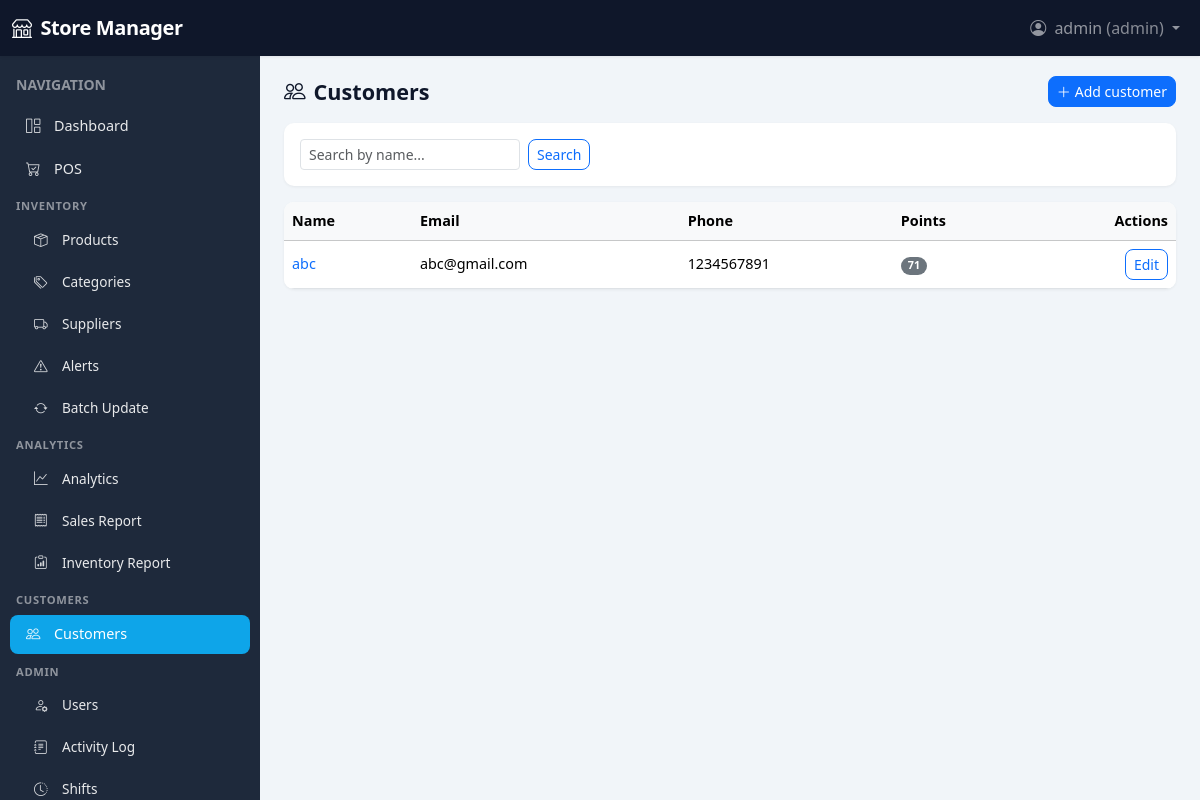
Page /customers/ (signed in) on the committed database.
### app/models/user.py (models this page shows, shortened)
class User(UserMixin, db.Model):
    __tablename__ = "users"
    id = db.Column(db.Integer, primary_key=True)
    username = db.Column(db.String(80), unique=True, nullable=False, index=True)
    password_hash = db.Column(db.String(256), nullable=False)
    role = db.Column(db.String(20), nullable=False, default="cashier")  # admin, manager, cashier
    full_name = db.Column(db.String(120), nullable=True)
    email = db.Column(db.String(120), nullable=True)
    active = db.Column(db.Boolean, default=True)
    created_at = db.Column(db.DateTime, default=datetime.utcnow)
    sales = db.relationship("Sale", backref="user", lazy="dynamic", foreign_keys="Sale.user_id")
    activity_logs = db.relationship("ActivityLog", backref="user", lazy="dynamic")
    shifts = db.relationship("Shift", backref="user", lazy="dynamic")
    ROLES = ("admin", "manager", "cashier")
    def is_admin(self) -> bool:
        return self.role == "admin"
    def is_manager_or_above(self) -> bool:
        return self.role in ("admin", "manager")

### app/models/customer.py (models this page shows, shortened)
class Customer(db.Model):
    __tablename__ = "customers"
    id = db.Column(db.Integer, primary_key=True)
    name = db.Column(db.String(120), nullable=False, index=True)
    email = db.Column(db.String(120), nullable=True)
    phone = db.Column(db.String(30), nullable=True)
    loyalty_points = db.Column(db.Integer, default=0)
    created_at = db.Column(db.DateTime, default=datetime.utcnow)
    sales = db.relationship("Sale", backref="customer", lazy="dynamic")

### app/routes/customers.py (the view)
@customers_bp.route("/")
@login_required
@manager_required
def customer_list():
    search = (request.args.get("search") or "").strip() or None
    q = Customer.query
    if search:
        term = f"%{search}%"
        q = q.filter(or_(Customer.name.ilike(term), Customer.email.ilike(term), Customer.phone.ilike(term)))
    customers = q.order_by(Customer.name).limit(200).all()
    return render_template("customers/list.html", customers=customers, search=search)

### app/templates/customers/list.html (shortened to what this page needs)
{% extends "base.html" %}
{% block content %}
<div class="page-header d-flex flex-wrap justify-content-between align-items-center gap-2 mb-3">
  <h1 class="h4 mb-0"><i class="bi bi-people me-2"></i>Customers</h1>
  <a href="{{ url_for('customers.customer_add') }}" class="btn btn-primary btn-sm"><i class="bi bi-plus-lg me-1"></i>Add customer</a>
</div>
<form method="get" class="card p-3 mb-3">
  <div class="row g-2 align-items-end">
    <div class="col-auto"><input type="text" name="search" class="form-control form-control-sm" placeholder="Search by name..." value="{{ search or '' }}" style="min-width: 180px;"></div>
    <div class="col-auto"><button type="submit" class="btn btn-outline-primary btn-sm">Search</button></div>
  </div>
</form>
<div class="card overflow-hidden">
  <div class="table-responsive">
    <table class="table table-hover align-middle mb-0">
      <thead class="table-light"><tr><th>Name</th><th>Email</th><th>Phone</th><th>Points</th><th class="text-end">Actions</th></tr></thead>
      <tbody>
        {% for c in customers %}
        <tr>
          <td><a href="{{ url_for('customers.customer_detail', customer_id=c.id) }}" class="text-decoration-none fw-medium">{{ c.name }}</a></td>
          <td>{{ c.email or '-' }}</td>
          <td>{{ c.phone or '-' }}</td>
          <td><span class="badge bg-secondary rounded-pill">{{ c.loyalty_points }}</span></td>
          <td class="text-end"><a href="{{ url_for('customers.customer_edit', customer_id=c.id) }}" class="btn btn-sm btn-outline-primary">Edit</a></td>
        </tr>
        {% else %}
        <tr><td colspan="5" class="text-muted text-center py-4">No customers found.</td></tr>
        {% endfor %}
      </tbody>
    </table>
  </div>
</div>
{% endblock %}

### app/templates/base.html (shortened to what this page needs)
<!DOCTYPE html>
<html lang="en">
<head>
  <link href="https://cdn.jsdelivr.net/npm/bootstrap@5.3.2/dist/css/bootstrap.min.css" rel="stylesheet">
  <link href="https://cdn.jsdelivr.net/npm/bootstrap-icons@1.11.1/font/bootstrap-icons.css" rel="stylesheet">
</head>
<body>
  <nav class="navbar navbar-expand-lg navbar-dark fixed-top" style="height: var(--navbar-height);">
    <div class="container-fluid">
      <a class="navbar-brand" href="{{ url_for('main.dashboard') }}"><i class="bi bi-shop me-1"></i> Store Manager</a>
      <div class="collapse navbar-collapse" id="navMain">
        <ul class="navbar-nav ms-auto">
          {% if current_user.is_authenticated %}
          <li class="nav-item dropdown">
            <a class="nav-link dropdown-toggle" href="#" id="userMenu" role="button" data-bs-toggle="dropdown">
              <i class="bi bi-person-circle me-1"></i> {{ current_user.username }} <span class="text-white-50">({{ current_user.role }})</span>
            </a>
          </li>
          {% endif %}
        </ul>
      </div>
    </div>
  </nav>
  <div class="d-flex">
    {% if current_user.is_authenticated %}
    <aside class="sidebar flex-shrink-0" id="sidebar">
      <div class="p-3 pb-0">
        <span class="text-white-50 small text-uppercase fw-semibold">Navigation</span>
      </div>
      <ul class="nav flex-column py-2">
        <li class="nav-item">
          <a class="nav-link {{ 'active' if request.endpoint == 'main.dashboard' else '' }}" href="{{ url_for('main.dashboard') }}">
            <i class="bi bi-grid-1x2 me-2"></i>Dashboard
          </a>
        </li>
        <li class="nav-item">
          <a class="nav-link {{ 'active' if request.endpoint and request.endpoint.startswith('pos.') else '' }}" href="{{ url_for('pos.index') }}">
            <i class="bi bi-cart-check me-2"></i>POS
          </a>
        </li>
        <li class="nav-section-label">Inventory</li>
        <li class="nav-item">
          <a class="nav-link sub {{ 'active' if request.endpoint in ['inventory.product_list', 'inventory.product_add', 'inventory.product_edit'] else '' }}" href="{{ url_for('inventory.product_list') }}">
            <i class="bi bi-box-seam me-2"></i>Products
          </a>
        </li>
        {% if current_user.is_manager_or_above() %}
        <li class="nav-item">
          <a class="nav-link sub {{ 'active' if request.endpoint in ['inventory.category_list', 'inventory.category_add', 'inventory.category_edit'] else '' }}" href="{{ url_for('inventory.category_list') }}">
            <i class="bi bi-tags me-2"></i>Categories
          </a>
        </li>
        <li class="nav-item">
          <a class="nav-link sub {{ 'active' if request.endpoint in ['inventory.supplier_list', 'inventory.supplier_add', 'inventory.supplier_edit'] else '' }}" href="{{ url_for('inventory.supplier_list') }}">
            <i class="bi bi-truck me-2"></i>Suppliers
          </a>
        </li>
        <li class="nav-item">
          <a class="nav-link sub {{ 'active' if request.endpoint == 'inventory.alerts' else '' }}" href="{{ url_for('inventory.alerts') }}">
            <i class="bi bi-exclamation-triangle me-2"></i>Alerts
          </a>
        </li>
        <li class="nav-item">
          <a class="nav-link sub {{ 'active' if request.endpoint == 'inventory.batch_update' else '' }}" href="{{ url_for('inventory.batch_update') }}">
            <i class="bi bi-arrow-repeat me-2"></i>Batch Update
          </a>
        </li>
        <li class="nav-section-label">Analytics</li>
        <li class="nav-item">
          <a class="nav-link sub {{ 'active' if request.endpoint == 'analytics.dashboard' else '' }}" href="{{ url_for('analytics.dashboard') }}">
            <i class="bi bi-graph-up me-2"></i>Analytics
          </a>
        </li>
        <li class="nav-item">
          <a class="nav-link sub {{ 'active' if request.endpoint == 'analytics.sales_report_page' else '' }}" href="{{ url_for('analytics.sales_report_page') }}">
            <i class="bi bi-receipt me-2"></i>Sales Report
          </a>
        </li>
        <li class="nav-item">
          <a class="nav-link sub {{ 'active' if request.endpoint == 'analytics.inventory_report' else '' }}" href="{{ url_for('analytics.inventory_report') }}">
            <i class="bi bi-clipboard-data me-2"></i>Inventory Report
          </a>
        </li>
        {% endif %}
        {% if current_user.is_manager_or_above() %}
        <li class="nav-section-label">Customers</li>
        <li class="nav-item">
          <a class="nav-link {{ 'active' if request.endpoint and request.endpoint.startswith('customers.') else '' }}" href="{{ url_for('customers.customer_list') }}">
            <i class="bi bi-people me-2"></i>Customers
          </a>
        </li>
        {% endif %}
        {% if current_user.is_admin() %}
        <li class="nav-section-label">Admin</li>
        <li class="nav-item">
          <a class="nav-link sub {{ 'active' if request.endpoint == 'users.user_list' else '' }}" href="{{ url_for('users.user_list') }}">
            <i class="bi bi-person-gear me-2"></i>Users
          </a>
        </li>
        <li class="nav-item">
          <a class="nav-link sub {{ 'active' if request.endpoint == 'users.activity_log' else '' }}" href="{{ url_for('users.activity_log') }}">
            <i class="bi bi-journal-text me-2"></i>Activity Log
          </a>
        </li>
        <li class="nav-item">
          <a class="nav-link sub {{ 'active' if request.endpoint == 'users.shift_list' else '' }}" href="{{ url_for('users.shift_list') }}">
            <i class="bi bi-clock-history me-2"></i>Shifts
          </a>
        </li>
        {% endif %}
      </ul>
    </aside>
    {% endif %}
    <div class="main-wrap flex-grow-1">
      <main class="main-content">
        {% block content %}{% endblock %}
      </main>
    </div>
  </div>
</body>
</html>

### app/templates/base.html (style rules this page uses)
:root { --sidebar-width: 260px; --navbar-height: 56px; --sidebar-bg: #1e293b; --sidebar-hover: rgba(255,255,255,.08); --sidebar-active: #0ea5e9; --sidebar-text: rgba(255,255,255,.9); --content-bg: #f1f5f9; --card-shadow: 0 1px 3px rgba(0,0,0,.06); --card-radius: 10px; }
body { min-height: 100vh; background: var(--content-bg); font-family: system-ui, -apple-system, sans-serif; }
.navbar { box-shadow: 0 1px 3px rgba(0,0,0,.08); background: #0f172a !important; }
.navbar-brand { font-weight: 600; letter-spacing: -0.02em; }
.sidebar { width: var(--sidebar-width); min-height: calc(100vh - var(--navbar-height)); background: var(--sidebar-bg); position: fixed; left: 0; top: var(--navbar-height); z-index: 1020; overflow-y: auto; transition: transform .2s ease, box-shadow .2s ease; }
.sidebar .nav-section-label { color: rgba(255,255,255,.5); font-size: .7rem; font-weight: 600; text-transform: uppercase; letter-spacing: .06em; padding: .5rem 1rem .25rem; }
.sidebar .nav-link { color: var(--sidebar-text); padding: .55rem 1rem; border-radius: 8px; margin: 2px 10px; font-size: .9rem; display: flex; align-items: center; }
.sidebar .nav-link i { opacity: .9; width: 1.25rem; }
.sidebar .nav-link.active { background: var(--sidebar-active); color: #fff; }
.sidebar .nav-link.sub { padding-left: 1.5rem; font-size: .85rem; }
.main-wrap { margin-left: var(--sidebar-width); padding-top: var(--navbar-height); min-height: 100vh; }
.main-content { padding: 1.25rem 1.5rem; max-width: 1400px; margin: 0 auto; }
.page-header { margin-bottom: 1.25rem; }
.page-header h1 { font-size: 1.35rem; font-weight: 600; color: #0f172a; margin: 0; }
.card { border: none; border-radius: var(--card-radius); box-shadow: var(--card-shadow); }
.table { font-size: .9rem; }
.btn { border-radius: 8px; font-weight: 500; }

### rows in the picture
User: username "admin", role "admin"
Customer: name "abc", email "abc@gmail.com", phone "1234567891", loyalty_points "71"
